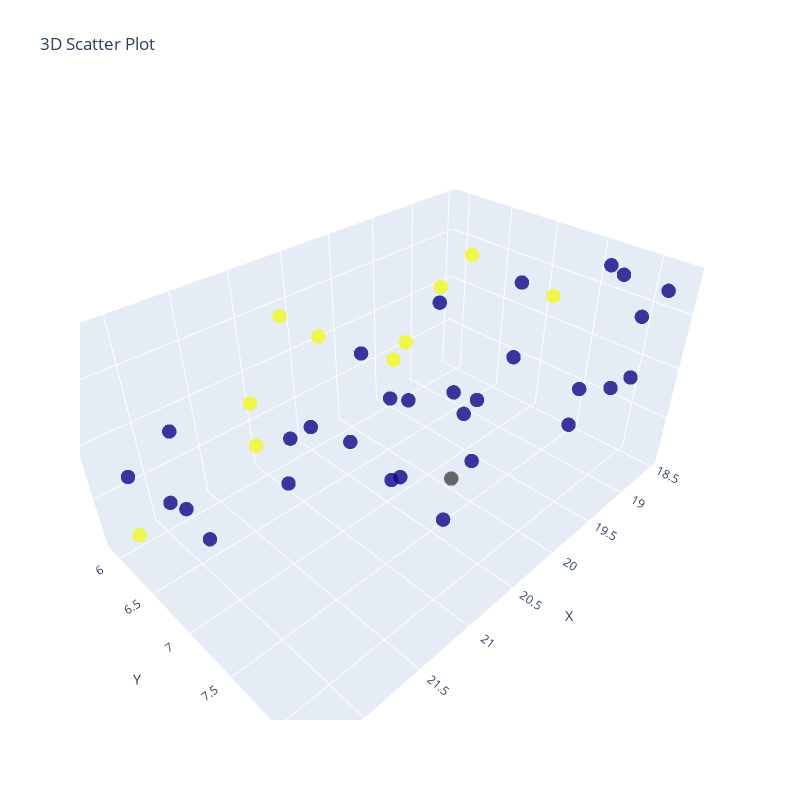

The notebook cell saved with this chart:
### Code cell
umap = UMAP(n_components=3)
embeddings_umap = umap.fit_transform(images_latents)

x = embeddings_umap[:, 0]
y = embeddings_umap[:, 1]
z = embeddings_umap[:, 2]


# x = projection[:, 0]
# y = projection[:, 1]
# z = projection[:, 2]

# Create a trace for the scatter plot
trace = go.Scatter3d(x=x,y=y,z=z,
    mode='markers',
    marker=dict(
        size=5,
        color=sku_names.label.values,
        opacity=0.8
    )
)

# Create the layout for the plot
layout = go.Layout(
    title='3D Scatter Plot',
    scene=dict(
        xaxis=dict(title='X'),
        yaxis=dict(title='Y'),
        zaxis=dict(title='Z')
    )
)

# Create the figure and add the trace
fig = go.Figure(data=[trace], layout=layout)
fig.update_layout(
    autosize=False,
    width=800,
    height=800,
)
# Show the plot
fig.show()

### Figure 1 — Plotly figure (JSON) as saved in the notebook; plotly's stock layout.template omitted (floating-point values rounded to 4 significant figures)
{"data": [{"marker": {"color": [0, 0, 1, 0, 0, 0, 1, 1, 0, 0, 1, 0, 0, 0, 1, 1, 0, 0, 0, 0, 0, 1, 0, 0, 0, 0, 0, 0, 0, 1, 0, 0, 0, 0, 0, 0, 1, 0, 1, 0], "opacity": 0.8, "size": 5}, "mode": "markers", "type": "scatter3d", "x": [21.11, 18.7, 20.82, 21.82, 19.83, 20.02, 19.03, 20.78, 21.91, 20.25, 19.68, 21.82, 21.34, 18.86, 20.26, 22.3, 22.09, 20.24, 19.81, 19.4, 18.84, 18.87, 20.74, 20.63, 21.21, 19.11, 21.01, 18.54, 18.62, 21.13, 22.16, 20.53, 19.16, 18.98, 19.49, 19.15, 19.63, 21.14, 21.1, 20.45, 20.06], "y": [6.562, 6.883, 6.17, 6.031, 7.23, 7.502, 6.561, 6.582, 6.526, 6.442, 6.243, 6.03, 7.15, 7.704, 6.975, 6.219, 6.404, 6.896, 6.562, 8.253, 7.91, 7.333, 7.297, 7.969, 7.39, 7.797, 7.568, 8.151, 7.67, 6.072, 5.887, 7.697, 6.32, 8.198, 7.426, 8.263, 6.749, 6.507, 6.039, 7.583, 7.319], "z": [3.271, 3.885, 4.079, 2.651, 3.198, 3.56, 4.148, 4.054, 2.725, 3.619, 3.228, 3.434, 3.812, 3.211, 3.952, 2.828, 3.134, 2.56, 2.996, 3.729, 4.346, 3.972, 3.068, 3.581, 3.744, 3.004, 4.084, 4.189, 4.274, 3.37, 3.105, 3.966, 3.647, 3.61, 3.682, 4.233, 4.114, 2.796, 2.909, 2.654, 2.687]}], "layout": {"autosize": false, "height": 800, "scene": {"xaxis": {"title": {"text": "X"}}, "yaxis": {"title": {"text": "Y"}}, "zaxis": {"title": {"text": "Z"}}}, "title": {"text": "3D Scatter Plot"}, "width": 800}}
